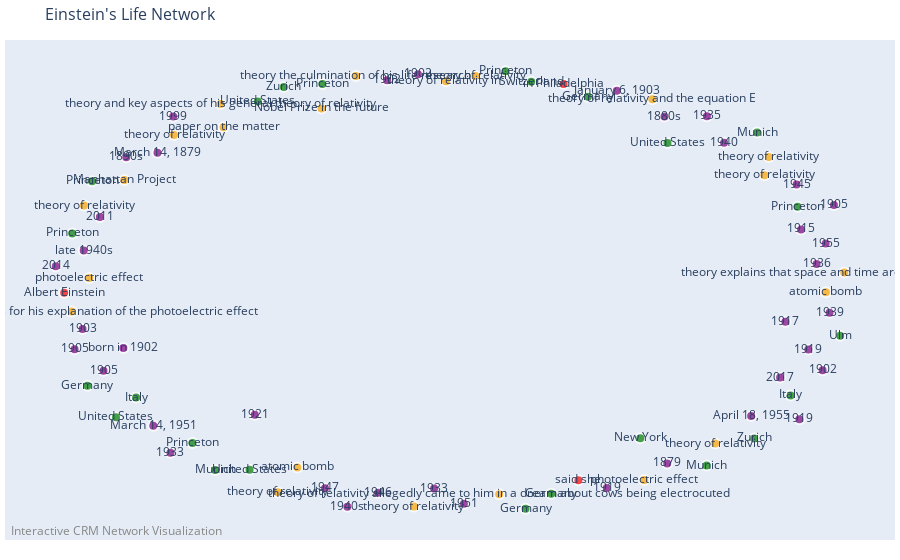

The notebook cell this image was saved under:
### Markdown cell above
## Step 7: Interactive Network Visualization

Create an interactive network visualization using Plotly.

### Code cell
# Create plots directory
plots_dir = output_dir / "plots"
plots_dir.mkdir(exist_ok=True)

# Create interactive network plot
print("🎨 Creating interactive network visualization...")
interactive_fig = create_interactive_plot(
    graph,
    title="Einstein's Life Network",
    node_size_multiplier=20,
    edge_width_multiplier=2
)

# Save interactive plot
interactive_file = plots_dir / "network_overview.html"
interactive_fig.write_html(str(interactive_file))
print(f"✅ Generated interactive plot: {interactive_file}")

# Display in notebook - using alternative method
try:
    interactive_fig.show()
except ValueError as e:
    print(f"⚠️  Display issue: {e}")
    print("📁 Plot saved as HTML file - you can open it in your browser")
    print(f"🔗 File location: {interactive_file}")
    print("💡 Tip: Open the HTML file in your browser to view the interactive plot")

### Figure 1 — Plotly figure (JSON) as saved in the notebook; plotly's stock layout.template omitted (floating-point values rounded to 4 significant figures)
{"data": [{"hoverinfo": "none", "line": {"color": "#888", "width": 2}, "mode": "lines", "type": "scatter", "x": [], "y": []}, {"hoverinfo": "text", "hovertext": ["ID: 797b5fe7-2a10-4efd-a4a7-91239a0aca22<br>Label: Albert Einstein<br>Class: E21", "ID: 720a3369-c06e-45c2-b4bf-1322c83ed633<br>Label: in Philadelphia<br>Class: E21", "ID: d2dc38f9-c68e-4fe9-aa02-20112aa57122<br>Label: said she<br>Class: E21", "ID: 64502329-0a36-4b7c-af81-6b30da10ed6a<br>Label: Ulm<br>Class: E53", "ID: 9d34e357-6730-46ff-a459-33d005ee1e0f<br>Label: Munich<br>Class: E53", "ID: a1ae5da1-d471-491d-a02d-cc7c2767f014<br>Label: Munich<br>Class: E53", "ID: d81a0267-136e-4984-8218-249ca0893d27<br>Label: Munich<br>Class: E53", "ID: 7cf6ed68-bbf3-4d28-9eae-77b2f794fb6b<br>Label: Zurich<br>Class: E53", "ID: c7be0797-afbe-47e5-91d5-d8960bcd514c<br>Label: Zurich<br>Class: E53", "ID: 29355bc8-9837-4f4b-a734-cbbbc6ea4e12<br>Label: Princeton<br>Class: E53", "ID: 46a44a65-ca92-4eff-a8dd-9c09476a1fa1<br>Label: Princeton<br>Class: E53", "ID: 9100a1fb-684f-43a4-aac2-de752780f97a<br>Label: Princeton<br>Class: E53", "ID: 951ec7d6-30b2-4aea-9894-4d633ed5d850<br>Label: Princeton<br>Class: E53", "ID: 88763c20-0745-46b9-944e-98c8cc6d42d7<br>Label: Princeton<br>Class: E53", "ID: 8f08b484-a836-476f-a872-251580160563<br>Label: Princeton<br>Class: E53", "ID: b1ae096d-b94e-492c-a017-2f9ef417cc47<br>Label: New York<br>Class: E53", "ID: 44468a5b-fc66-4145-a56f-18f3c5942468<br>Label: Switzerland<br>Class: E53", "ID: 09a59d37-d890-4d09-95de-225d49395b42<br>Label: Germany<br>Class: E53", "ID: 8be1a9c1-bf6f-4c2c-8f81-6ca705245be9<br>Label: Germany<br>Class: E53", "ID: febf9ba4-6639-41af-b26f-b674a72cdbea<br>Label: Germany<br>Class: E53", "ID: cd149c79-e905-42d6-b532-67c9e901b0d3<br>Label: Germany<br>Class: E53", "ID: 9047b03f-0f28-41c2-aa49-807e8bf04b63<br>Label: Italy<br>Class: E53", "ID: ee0d412d-ffff-4205-b321-a39e2946883e<br>Label: Italy<br>Class: E53", "ID: 886f940c-563e-454a-8f63-12534ea7e0c8<br>Label: United States<br>Class: E53", "ID: 30e278af-1f7b-4745-8acf-84221c1f139a<br>Label: United States<br>Class: E53", "ID: c2044bbb-a8f0-436a-9afe-c83653def569<br>Label: United States<br>Class: E53", "ID: 5c80139f-11cc-4672-ba38-3a5dfaacbf3f<br>Label: United States<br>Class: E53", "ID: 9b0b536b-55c6-48cf-8746-ad2b6d47a2db<br>Label: theory of relativity<br>Class: E22", "ID: 299e9c9c-06f1-4739-a885-4df2ca638902<br>Label: theory of relativity and the equation E<br>Class: E22", "ID: 1d3ce3a5-17d7-4eb5-8299-2ecb540de1ca<br>Label: theory of relativity in <br>Class: E22", "ID: 6246f06f-ea55-493c-93ec-e1cd28e96cd6<br>Label: theory explains that space and time are actually connected<br>Class: E22", "ID: ab4f517d-ccc3-4ee4-9535-8f5efc7951c5<br>Label: theory of relativity<br>Class: E22", "ID: 0dc9ba9d-2dc1-4ef4-9596-4feb19656422<br>Label: theory the culmination of his life research<br>Class: E22", "ID: 3e8db6eb-7dae-402f-b7b2-54c4e51a431d<br>Label: theory and key aspects of his general theory of relativity<br>Class: E22", "ID: c8ce630c-78a1-4a0a-b822-6e421b932c02<br>Label: theory of relativity allegedly came to him in a dream about cows being electrocuted<br>Class: E22", "ID: 88391b98-297c-4664-9b96-34d2c291feb3<br>Label: paper on the matter<br>Class: E22", "ID: 6d001b1f-779f-433b-b8e1-935c8dae37ed<br>Label: Nobel Prize in Physics for his explanation of the photoelectric effect<br>Class: E22", "ID: cfdfb65d-7808-42bd-8277-8666c2e30fc2<br>Label: Nobel Prize in the future<br>Class: E22", "ID: e10a769a-5ea1-47db-b1cc-5e4d66885cd8<br>Label: theory of relativity<br>Class: E22", "ID: d9e3947f-e7a8-4192-a3d6-812457c71235<br>Label: theory of relativity<br>Class: E22", "ID: 13d2e636-7ede-4297-a1cf-82943ac1618e<br>Label: theory of relativity<br>Class: E22", "ID: 8893c8a0-c98b-4d3f-a4f5-ddd9eac844f9<br>Label: theory of relativity<br>Class: E22", "ID: f5c4879c-329a-419c-a6d7-6c0222b8c600<br>Label: theory of relativity<br>Class: E22", "ID: 0e435f4d-fe91-45ec-b9c6-fb7aeec86167<br>Label: theory of relativity<br>Class: E22", "ID: 56d3fb52-1186-4e2f-9544-7bf77b28bb85<br>Label: photoelectric effect<br>Class: E22", "ID: 2fc43e81-788e-455f-85e6-abf16aa6a79c<br>Label: photoelectric effect<br>Class: E22", "ID: ca1e3d86-03ff-46d0-9995-7e4aa0466c09<br>Label: atomic bomb<br>Class: E22", "ID: 785d0d94-47fc-4628-998d-69a0aeafbc8f<br>Label: Manhattan Project<br>Class: E22", "ID: 38f4be2c-5661-4711-8e8a-aa9ff9d4c060<br>Label: atomic bomb<br>Class: E22", "ID: 4a43f93d-9ab5-49b5-ae46-d47f9754435d<br>Label: born in 1902<br>Class: E52", "ID: 5f711ede-8aeb-4668-86d7-5fa9ab96d932<br>Label: March 14, 1879<br>Class: E52", "ID: 0aba9f6d-ebef-4de5-b76c-7bf827d1db9e<br>Label: January 6, 1903<br>Class: E52", "ID: 0ad2e915-54d4-4084-ba7c-c73c898144c4<br>Label: March 14, 1951<br>Class: E52", "ID: 8c51853c-d0e0-461c-8153-8252743806cd<br>Label: April 18, 1955<br>Class: E52", "ID: c7aebf6c-2665-499c-90ab-9cbdccb2aafc<br>Label: late 1940s<br>Class: E52", "ID: 9b558b4a-9e16-4fd0-b10f-308b2402d513<br>Label: 1880s<br>Class: E52", "ID: 0ebbe327-2160-45aa-b199-e0d0ea511df7<br>Label: 1890s<br>Class: E52", "ID: a4a04263-f2eb-4919-90ec-a69f56aacb33<br>Label: 1940s<br>Class: E52", "ID: 21173323-8982-47d0-97e0-a9990c836783<br>Label: 1879<br>Class: E52", "ID: de03cbc9-9895-4064-96ef-632fd1a8f2f9<br>Label: 1902<br>Class: E52", "ID: df6f8b42-795f-4e9a-bdc9-b834934134c1<br>Label: 1905<br>Class: E52", "ID: 5c5bb23a-a731-42a0-8158-3214976826ae<br>Label: 1905<br>Class: E52", "ID: 8d083651-18f8-4475-b6e0-3fcbc902da0f<br>Label: 1915<br>Class: E52", "ID: d47effbf-d67b-466d-a90d-87f8b5101de5<br>Label: 1919<br>Class: E52", "ID: 688f043e-767b-4870-8311-9bb74e41e905<br>Label: 1905<br>Class: E52", "ID: aa09bafa-9d6b-4ce6-8188-80eb51429ab9<br>Label: 1917<br>Class: E52", "ID: 90155c0c-40e3-4a73-b7de-a6e295b21e5a<br>Label: 1933<br>Class: E52", "ID: 4a3c0769-9c0a-496d-b698-8047e18db611<br>Label: 1921<br>Class: E52", "ID: 4c3b5cff-3b86-4b9a-867d-5bf4a460749e<br>Label: 1903<br>Class: E52", "ID: 565979d4-56bf-41a7-b375-d559e879eeb4<br>Label: 1902<br>Class: E52", "ID: d1db46c9-ad68-41da-9412-f96d8ecb7f8f<br>Label: 1902<br>Class: E52", "ID: 3fd4e4ae-cf3f-4761-95b0-c90ef3d9b6af<br>Label: 1919<br>Class: E52", "ID: 0c97c5ca-789e-4bdf-9103-7ca65b4e750f<br>Label: 1919<br>Class: E52", "ID: a99e21d2-c8a6-4ed5-9ba2-98d426fe6d7c<br>Label: 1936<br>Class: E52", "ID: 75f7b3e6-461a-4811-8ab1-5cd6428ba432<br>Label: 1933<br>Class: E52", "ID: 7b084e92-469a-41de-a7d6-89c862ffc69c<br>Label: 1935<br>Class: E52", "ID: 61b9b760-a6a5-4222-9414-2faa010b30a1<br>Label: 1939<br>Class: E52", "ID: 306a3b00-796b-40c1-a16a-daa0e1f7af09<br>Label: 1940<br>Class: E52", "ID: 3996349a-8e82-44ad-ad21-41ca50b37104<br>Label: 1945<br>Class: E52", "ID: 71e8f952-1ed1-4de2-8e28-dffb7158d490<br>Label: 1947<br>Class: E52", "ID: c6c0ce05-8bf5-460f-b1cb-8b6be7d459a5<br>Label: 1946<br>Class: E52", "ID: c53b8952-082a-404a-899e-62398c6c30e1<br>Label: 1951<br>Class: E52", "ID: 5e90837c-f64b-45ec-9266-66d8eb948149<br>Label: 2017<br>Class: E52", "ID: ef367e09-09f7-4d08-a078-c6a1ec9f294d<br>Label: 1955<br>Class: E52", "ID: 8b64fed8-c857-4dca-82aa-03b04ed7db72<br>Label: 2014<br>Class: E52", "ID: ba435b36-eb13-4b6b-b4e7-877291f5efbd<br>Label: 1999<br>Class: E52", "ID: 29ad4c18-9ebf-4c61-b432-1903acc66a05<br>Label: 2011<br>Class: E52"], "marker": {"color": ["red", "red", "red", "green", "green", "green", "green", "green", "green", "green", "green", "green", "green", "green", "green", "green", "green", "green", "green", "green", "green", "green", "green", "green", "green", "green", "green", "orange", "orange", "orange", "orange", "orange", "orange", "orange", "orange", "orange", "orange", "orange", "orange", "orange", "orange", "orange", "orange", "orange", "orange", "orange", "orange", "orange", "orange", "purple", "purple", "purple", "purple", "purple", "purple", "purple", "purple", "purple", "purple", "purple", "purple", "purple", "purple", "purple", "purple", "purple", "purple", "purple", "purple", "purple", "purple", "purple", "purple", "purple", "purple", "purple", "purple", "purple", "purple", "purple", "purple", "purple", "purple", "purple", "purple", "purple", "purple"], "line": {"color": "white", "width": 2}, "size": [10, 10, 10, 10, 10, 10, 10, 10, 10, 10, 10, 10, 10, 10, 10, 10, 10, 10, 10, 10, 10, 10, 10, 10, 10, 10, 10, 10, 10, 10, 10, 10, 10, 10, 10, 10, 10, 10, 10, 10, 10, 10, 10, 10, 10, 10, 10, 10, 10, 10, 10, 10, 10, 10, 10, 10, 10, 10, 10, 10, 10, 10, 10, 10, 10, 10, 10, 10, 10, 10, 10, 10, 10, 10, 10, 10, 10, 10, 10, 10, 10, 10, 10, 10, 10, 10, 10]}, "mode": "markers+text", "text": ["Albert Einstein", "in Philadelphia", "said she", "Ulm", "Munich", "Munich", "Munich", "Zurich", "Zurich", "Princeton", "Princeton", "Princeton", "Princeton", "Princeton", "Princeton", "New York", "Switzerland", "Germany", "Germany", "Germany", "Germany", "Italy", "Italy", "United States", "United States", "United States", "United States", "theory of relativity", "theory of relativity and the equation E", "theory of relativity in ", "theory explains that space and time are actually connected", "theory of relativity", "theory the culmination of his life research", "theory and key aspects of his general theory of relativity", "theory of relativity allegedly came to him in a dream about cows being electrocuted", "paper on the matter", "Nobel Prize in Physics for his explanation of the photoelectric effect", "Nobel Prize in the future", "theory of relativity", "theory of relativity", "theory of relativity", "theory of relativity", "theory of relativity", "theory of relativity", "photoelectric effect", "photoelectric effect", "atomic bomb", "Manhattan Project", "atomic bomb", "born in 1902", "March 14, 1879", "January 6, 1903", "March 14, 1951", "April 18, 1955", "late 1940s", "1880s", "1890s", "1940s", "1879", "1902", "1905", "1905", "1915", "1919", "1905", "1917", "1933", "1921", "1903", "1902", "1902", "1919", "1919", "1936", "1933", "1935", "1939", "1940", "1945", "1947", "1946", "1951", "2017", "1955", "2014", "1999", "2011"], "textposition": "middle center", "type": "scatter", "x": [-0.9731, 0.2836, 0.3209, 0.9797, 0.7708, 0.6438, -0.5932, 0.7634, -0.4203, -0.3233, 0.8725, -0.903, 0.1377, -0.6502, -0.9528, 0.4767, 0.2023, 0.188, -0.9146, 0.3447, 0.2527, 0.855, -0.7921, -0.4859, -0.8427, -0.5066, 0.5451, -0.4355, 0.5069, -0.01226, 0.99, 0.06159, -0.2389, -0.5799, 0.1215, -0.5721, -0.9541, -0.3256, 0.8001, 0.6653, -0.9232, -0.6967, 0.7891, -0.09292, -0.9101, 0.4866, -0.3864, -0.8218, 0.9438, -0.8242, -0.7383, 0.4176, -0.7489, 0.7556, -0.9239, 0.5376, -0.8169, -0.2604, 0.5444, -0.08283, -0.8741, 0.964, 0.8813, 0.3923, -0.9469, 0.8418, -0.7057, -0.4934, -0.9269, -0.1606, 0.9354, 0.877, 0.8994, 0.9204, -0.0422, 0.6444, 0.9529, 0.6876, 0.87, -0.3167, -0.1831, 0.03278, 0.8285, 0.9433, -0.9943, -0.6987, -0.8833], "y": [-0.02001, 0.928, -0.8708, -0.2151, 0.7077, -0.8041, -0.8241, -0.6806, 0.915, 0.9282, 0.371, 0.4861, 0.9859, -0.7016, 0.2499, -0.6805, 0.9388, -1, -0.4413, 0.8706, -0.9318, -0.4855, -0.4955, 0.8489, -0.5846, -0.8226, 0.6607, -0.9251, 0.8589, 0.9401, 0.07236, 0.9642, 0.9643, 0.8373, -0.9339, 0.7313, -0.105, 0.817, 0.5962, -0.7039, 0.3765, 0.6969, 0.5139, -0.9903, 0.04728, -0.8698, -0.8123, 0.4922, -0.01679, -0.2701, 0.616, 0.8975, -0.6229, -0.5788, 0.172, 0.7802, 0.5958, -0.991, -0.7943, 0.9723, -0.3741, 0.3787, 0.2677, -0.9058, -0.2757, -0.1513, -0.7463, -0.5732, -0.1842, 0.9449, -0.3715, -0.5939, -0.2776, 0.1111, -0.9081, 0.7814, -0.1097, 0.6617, 0.4715, -0.9068, -0.9275, -0.977, -0.4045, 0.2039, 0.1009, 0.7804, 0.3243]}], "layout": {"annotations": [{"font": {"color": "#888", "size": 12}, "showarrow": false, "text": "Interactive CRM Network Visualization", "x": 0.005, "xanchor": "left", "xref": "paper", "y": -0.002, "yanchor": "bottom", "yref": "paper"}], "hovermode": "closest", "margin": {"b": 20, "l": 5, "r": 5, "t": 40}, "showlegend": false, "title": {"font": {"size": 16}, "text": "Einstein's Life Network"}, "xaxis": {"showgrid": false, "showticklabels": false, "zeroline": false}, "yaxis": {"showgrid": false, "showticklabels": false, "zeroline": false}}}
